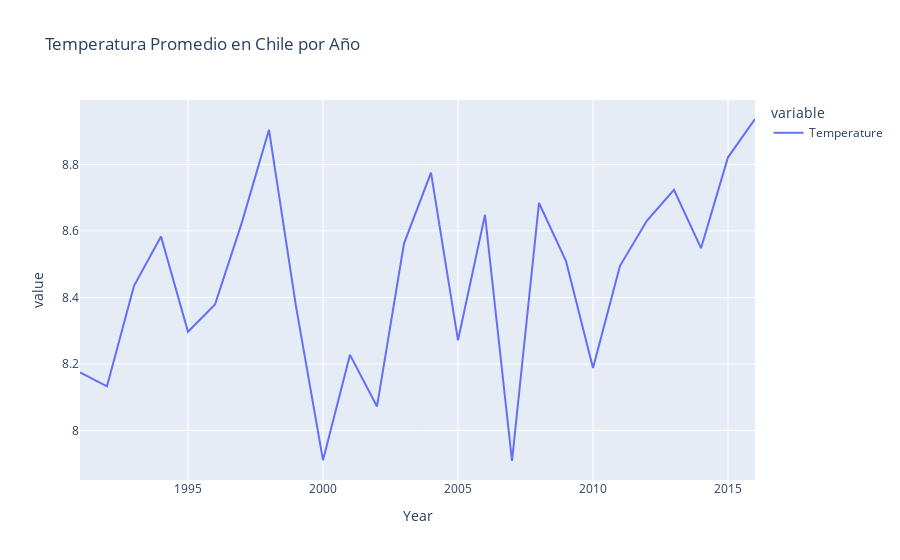

The cell this chart's notebook holds for it:
### Code cell
px.line(
    t_chile_prom_año,
    title='Temperatura Promedio en Chile por Año',
)

### Figure 1 — Plotly figure (JSON) as saved in the notebook; plotly's stock layout.template omitted (floating-point values rounded to 4 significant figures)
{"data": [{"hovertemplate": "variable=Temperature<br>Year=%{x}<br>value=%{y}<extra></extra>", "legendgroup": "Temperature", "line": {"color": "#636efa", "dash": "solid"}, "marker": {"symbol": "circle"}, "mode": "lines", "name": "Temperature", "orientation": "v", "showlegend": true, "type": "scatter", "x": [1991, 1992, 1993, 1994, 1995, 1996, 1997, 1998, 1999, 2000, 2001, 2002, 2003, 2004, 2005, 2006, 2007, 2008, 2009, 2010, 2011, 2012, 2013, 2014, 2015, 2016], "xaxis": "x", "y": [8.175, 8.133, 8.435, 8.583, 8.297, 8.379, 8.626, 8.904, 8.373, 7.911, 8.227, 8.072, 8.562, 8.775, 8.271, 8.648, 7.908, 8.684, 8.509, 8.188, 8.495, 8.631, 8.723, 8.548, 8.821, 8.936], "yaxis": "y"}], "layout": {"autosize": true, "legend": {"title": {"text": "variable"}, "tracegroupgap": 0}, "title": {"text": "Temperatura Promedio en Chile por Año"}, "xaxis": {"anchor": "y", "autorange": true, "domain": [0, 1], "range": [1991, 2016], "title": {"text": "Year"}, "type": "linear"}, "yaxis": {"anchor": "x", "autorange": true, "domain": [0, 1], "range": [7.851, 8.994], "title": {"text": "value"}, "type": "linear"}}}
